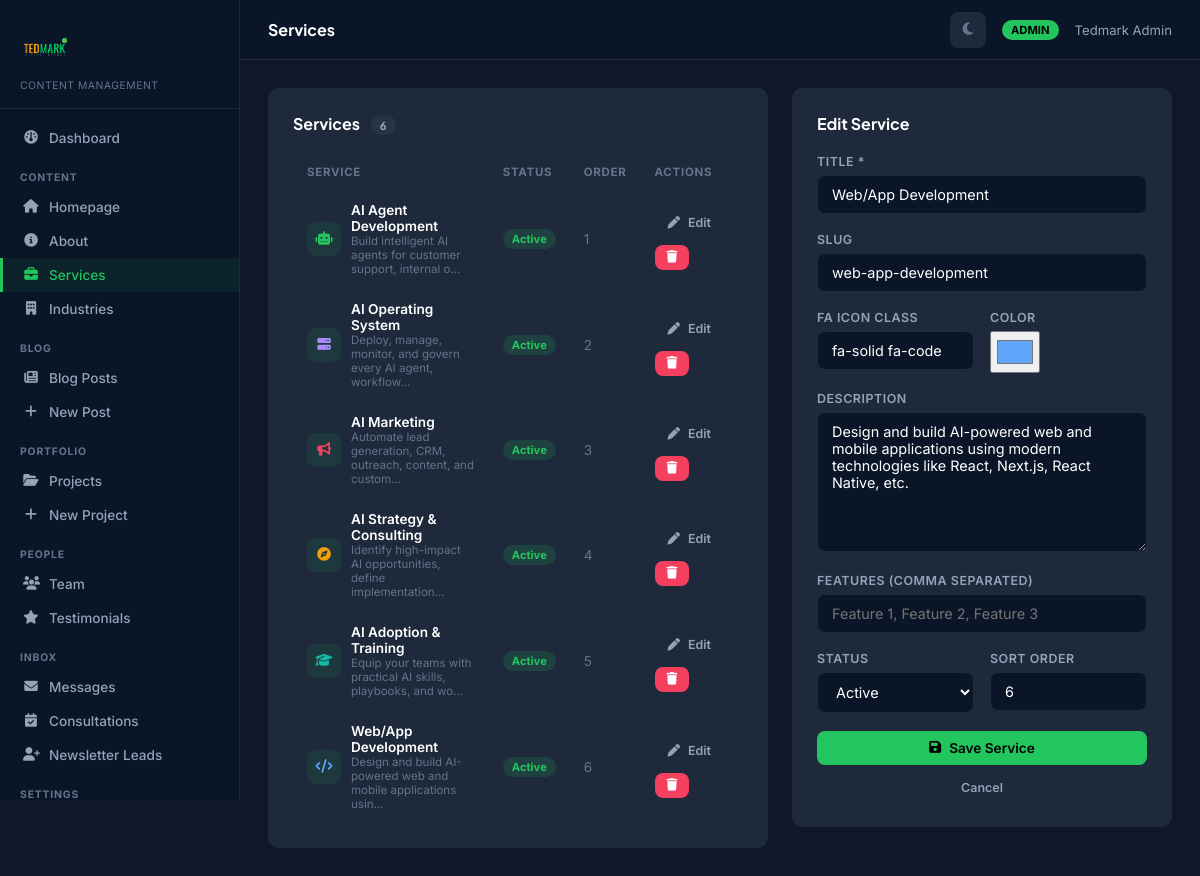
The page /admin/services.php?edit=6 (signed in) on the database its author committed.
### tables this page shows
CREATE TABLE IF NOT EXISTS `services` (
  `id`          INT UNSIGNED AUTO_INCREMENT PRIMARY KEY,
  `title`       VARCHAR(150) NOT NULL,
  `slug`        VARCHAR(150) NOT NULL UNIQUE,
  `icon`        VARCHAR(100) DEFAULT 'fa-solid fa-star',
  `color`       VARCHAR(20)  DEFAULT '#22c55e',
  `description` TEXT DEFAULT NULL,
  `features`    TEXT DEFAULT NULL,
  `status`      ENUM('active','draft') DEFAULT 'active',
  `sort_order`  INT UNSIGNED DEFAULT 0,
  `created_at`  DATETIME DEFAULT CURRENT_TIMESTAMP
);

### includes/db.php (called while the page is built, shortened)
<?php
class Database {
    private static ?PDO $instance = null;
    public static function getInstance(): ?PDO {
        if (self::$instance === null) {
            try {
                $dsn = 'mysql:host=' . DB_HOST . ';dbname=' . DB_NAME . ';charset=' . DB_CHARSET;
                self::$instance = new PDO($dsn, DB_USER, DB_PASS, [
                    PDO::ATTR_ERRMODE => PDO::ERRMODE_EXCEPTION,
                    PDO::ATTR_DEFAULT_FETCH_MODE => PDO::FETCH_ASSOC,
                    PDO::ATTR_EMULATE_PREPARES => false,
                    PDO::ATTR_TIMEOUT => 2,
                ]);
            } catch (PDOException $e) {
                error_log('DB Connection failed: ' . $e->getMessage());
                self::$connectionFailed = true;
                self::$instance = null;
                return null;
            }
        }
        return self::$instance;
    }
}
function db(): ?PDO {
    return Database::getInstance();
}
function query(string $sql, array $params = []): ?PDOStatement {
    $db = db();
    try {
        $stmt = $db->prepare($sql);
        $stmt->execute($params);
        return $stmt;
    } catch (PDOException $e) {
        error_log('Query error: ' . $e->getMessage());
        return null;
    }
}
function fetchOne(string $sql, array $params = []): ?array {
    $stmt = query($sql, $params);
    $result = $stmt->fetch();
    return $result ?: null;
}
function fetchAll(string $sql, array $params = []): array {
    $stmt = query($sql, $params);
    return $stmt->fetchAll();
}

### admin/services.php (the view, shortened to what this page needs)
<?php
require_once __DIR__ . '/../includes/db.php';
$editing = null;
if (isset($_GET['edit']) && is_numeric($_GET['edit'])) {
    $editing = fetchOne("SELECT * FROM services WHERE id = ?", [$_GET['edit']]);
}
$services = fetchAll("SELECT * FROM services ORDER BY sort_order ASC");
$e = $editing ?? [];
require_once __DIR__ . '/includes/admin-layout.php';
?>
<div style="display:grid;grid-template-columns:1fr 380px;gap:24px;align-items:start;">
  <div class="tm-card">
    <div class="tm-card-header"><span class="tm-card-title">Services <span class="badge badge-gray" style="margin-left:8px;"><?= count($services) ?></span></span></div>
    <table class="tm-table">
      <thead><tr><th>Service</th><th>Status</th><th>Order</th><th>Actions</th></tr></thead>
      <tbody>
      <?php foreach ($services as $svc): ?>
      <tr>
        <td>
          <div style="display:flex;align-items:center;gap:10px;">
            <div style="width:34px;height:34px;border-radius:8px;background:rgba(34,197,94,0.1);display:flex;align-items:center;justify-content:center;flex-shrink:0;">
              <i class="<?= htmlspecialchars($svc['icon']) ?>" style="color:<?= htmlspecialchars($svc['color']) ?>;font-size:0.85rem;"></i>
            </div>
            <div>
              <div style="font-weight:600;color:#fff;"><?= htmlspecialchars($svc['title']) ?></div>
              <div style="font-size:0.72rem;color:#64748b;"><?= htmlspecialchars(substr($svc['description']??'',0,60)) ?>...</div>
            </div>
          </div>
        </td>
        <td><a href="?toggle=<?= $svc['id'] ?>" style="text-decoration:none;"><span class="badge <?= $svc['status']==='active'?'badge-green':'badge-amber' ?>"><?= ucfirst($svc['status']) ?></span></a></td>
        <td style="color:#64748b;"><?= $svc['sort_order'] ?></td>
        <td>
          <div class="gap-8">
            <a href="?edit=<?= $svc['id'] ?>" class="btn btn-ghost btn-sm"><i class="fa-solid fa-pen"></i> Edit</a>
            <a href="?delete=<?= $svc['id'] ?>" class="btn btn-danger btn-sm" onclick="return confirm('Delete?')"><i class="fa-solid fa-trash"></i></a>
          </div>
        </td>
      </tr>
      <?php endforeach; ?>
      </tbody>
    </table>
  </div>
  <div class="tm-card" style="position:sticky;top:80px;">
    <div class="tm-card-header"><span class="tm-card-title"><?= $editing ? 'Edit' : 'Add' ?> Service</span></div>
    <form method="POST">
      <div class="form-group"><label>Title *</label><input type="text" name="title" id="title-input" value="<?= htmlspecialchars($e['title']??'') ?>" required></div>
      <div class="form-group"><label>Slug</label><input type="text" name="slug" id="slug-input" value="<?= htmlspecialchars($e['slug']??'') ?>"></div>
      <div class="form-row">
        <div class="form-group"><label>FA Icon Class</label><input type="text" name="icon" value="<?= htmlspecialchars($e['icon']??'fa-solid fa-star') ?>" placeholder="fa-solid fa-globe"></div>
        <div class="form-group"><label>Color</label><input type="color" name="color" value="<?= htmlspecialchars($e['color']??'#22c55e') ?>" style="height:42px;padding:4px;cursor:pointer;"></div>
      </div>
      <div class="form-group"><label>Description</label><textarea name="description" rows="3"><?= htmlspecialchars($e['description']??'') ?></textarea></div>
      <div class="form-group"><label>Features (comma separated)</label><input type="text" name="features" value="<?= htmlspecialchars($e['features']??'') ?>" placeholder="Feature 1, Feature 2, Feature 3"></div>
      <div class="form-row">
        <div class="form-group"><label>Status</label>
          <select name="status">
            <option value="active" <?= ($e['status']??'active')==='active'?'selected':'' ?>>Active</option>
          </select>
        </div>
        <div class="form-group"><label>Sort Order</label><input type="number" name="sort_order" value="<?= $e['sort_order']??0 ?>" min="0"></div>
      </div>
      <button type="submit" class="btn btn-primary" style="width:100%;justify-content:center;"><i class="fa-solid fa-floppy-disk"></i> Save Service</button>
      <?php if ($editing): ?><a href="<?= SITE_URL ?>/admin/services.php" class="btn btn-ghost btn-sm" style="width:100%;justify-content:center;margin-top:8px;">Cancel</a><?php endif; ?>
    </form>
  </div>
</div>
<?php require_once __DIR__ . '/includes/admin-layout-end.php'; ?>

### admin/includes/admin-layout.php (style rules this page uses)
*,*::before,*::after { box-sizing:border-box;margin:0;padding:0; }
:root { --bg:#0f172a;--sidebar:#0b1528;--sidebar-w:240px; --accent:#22c55e;--accent2:#f59e0b; --text:#e2e8f0;--muted:#64748b;--border:#1e293b; --card:#1e293b;--input:#0b1528;--radius:10px;--topbar:60px; }
body { font-family:'Inter',sans-serif;background:var(--bg);color:var(--text);display:flex;min-height:100vh;font-size:0.9rem; }
body,body * { transition:background-color .18s ease,border-color .18s ease,color .12s ease,box-shadow .18s ease; }
.tm-card { background:var(--card);border:1px solid var(--border);border-radius:var(--radius);padding:24px; }
.tm-card-header { display:flex;align-items:center;justify-content:space-between;margin-bottom:20px; }
.tm-card-title { font-family:'Plus Jakarta Sans',sans-serif;font-weight:700;font-size:1rem;color:#fff; }
label { display:block;font-size:0.78rem;font-weight:600;color:#94a3b8;margin-bottom:6px;text-transform:uppercase;letter-spacing:0.04em; }
input[type=text],input[type=email],input[type=password],input[type=url],input[type=number],select,textarea { width:100%;background:var(--input);border:1px solid var(--border);border-radius:8px;padding:10px 14px;color:#fff;font-size:0.9rem;font-family:'Inter',sans-serif;outline:none;transition:border .15s; }
textarea { resize:vertical;min-height:140px; }
select option { background:var(--input); }
.btn { display:inline-flex;align-items:center;gap:8px;padding:9px 18px;border-radius:8px;font-size:0.85rem;font-weight:600;cursor:pointer;border:none;text-decoration:none;transition:all .15s;font-family:'Inter',sans-serif; }
.btn-primary { background:var(--accent);color:#000; }
.btn-danger { background:#f43f5e;color:#fff; }
.btn-ghost { background:transparent;color:#94a3b8;border:1px solid var(--border); }
.btn-sm { padding:6px 12px;font-size:0.78rem; }
.tm-table { width:100%;border-collapse:collapse; }
.tm-table th { text-align:left;font-size:0.72rem;font-weight:700;color:var(--muted);text-transform:uppercase;letter-spacing:0.06em;padding:10px 14px;border-bottom:1px solid var(--border); }
.tm-table td { padding:12px 14px;border-bottom:1px solid rgba(30,41,59,0.6);font-size:0.85rem;vertical-align:middle; }
.tm-table tr:last-child td { border-bottom:none; }
.badge { display:inline-block;padding:3px 9px;border-radius:20px;font-size:0.7rem;font-weight:700; }
.badge-green { background:rgba(34,197,94,0.15);color:#22c55e; }
.badge-gray { background:rgba(100,116,139,0.15);color:#94a3b8; }
.gap-8 { display:flex;gap:8px;flex-wrap:wrap;align-items:center; }
.form-group { margin-bottom:18px; }
.form-row { display:grid;grid-template-columns:1fr 1fr;gap:16px; }

### rows shown on the page
services: title "AI Agent Development", description "Build intelligent AI agents for customer support, internal o", status "Active", sort_order "1"
services: title "AI Operating System", description "Deploy, manage, monitor, and govern every AI agent, workflow", status "Active", sort_order "2"
services: title "AI Marketing", description "Automate lead generation, CRM, outreach, content, and custom", status "Active", sort_order "3"
services: title "AI Strategy & Consulting", description "Identify high-impact AI opportunities, define implementation", status "Active", sort_order "4"
services: title "AI Adoption & Training", description "Equip your teams with practical AI skills, playbooks, and wo", status "Active", sort_order "5"
services: title "Web/App Development", description "Design and build AI-powered web and mobile applications usin", status "Active", sort_order "6", slug "web-app-development", icon "fa-solid fa-code", color "#60a5fa", description "Design and build AI-powered web and mobile applications using modern technologies like React, Next.js, React Native, etc."

### other values the page prints
$item['label'] "Dashboard"
$group "CONTENT"
$item['label'] "Homepage"
$item['label'] "About"
$item['label'] "Services"
$item['label'] "Industries"
$group "BLOG"
$item['label'] "Blog Posts"
$item['label'] "New Post"
$group "PORTFOLIO"
$item['label'] "Projects"
$item['label'] "New Project"
$group "PEOPLE"
$item['label'] "Team"
$item['label'] "Testimonials"
